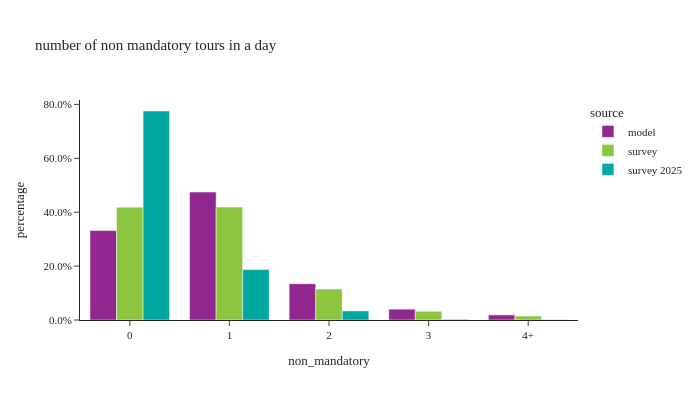

Notebook cell for this chart:
### Code cell
util.plot_share_barchart(per_data, 'person_weight', 'non_mandatory', 
                        "number of non mandatory tours in a day", height=400, width=700)

### Figure 1 — Plotly figure (JSON) as saved in the notebook; plotly's stock layout.template omitted (floating-point values rounded to 4 significant figures)
{"data": [{"alignmentgroup": "True", "customdata": [[1178517], [1686742], [478194], [142951], [67055]], "hovertemplate": "source=model<br>non_mandatory=%{x}<br>percentage=%{y}<br>sample_size=%{customdata[0]}<extra></extra>", "legendgroup": "model", "marker": {"color": "#91268F", "pattern": {"shape": ""}}, "name": "model", "offsetgroup": "model", "orientation": "v", "showlegend": true, "textposition": "auto", "type": "bar", "x": ["0", "1", "2", "3", "4+"], "xaxis": "x", "y": [0.3317, 0.4747, 0.1346, 0.04023, 0.01887], "yaxis": "y"}, {"alignmentgroup": "True", "customdata": [[1747], [2113], [671], [194], [81]], "hovertemplate": "source=survey<br>non_mandatory=%{x}<br>percentage=%{y}<br>sample_size=%{customdata[0]}<extra></extra>", "legendgroup": "survey", "marker": {"color": "#8CC63E", "pattern": {"shape": ""}}, "name": "survey", "offsetgroup": "survey", "orientation": "v", "showlegend": true, "textposition": "auto", "type": "bar", "x": ["0", "1", "2", "3", "4+"], "xaxis": "x", "y": [0.4187, 0.4189, 0.1151, 0.03252, 0.01483], "yaxis": "y"}, {"alignmentgroup": "True", "customdata": [[641], [222], [30], [4], [1]], "hovertemplate": "source=survey 2025<br>non_mandatory=%{x}<br>percentage=%{y}<br>sample_size=%{customdata[0]}<extra></extra>", "legendgroup": "survey 2025", "marker": {"color": "#00A7A0", "pattern": {"shape": ""}}, "name": "survey 2025", "offsetgroup": "survey 2025", "orientation": "v", "showlegend": true, "textposition": "auto", "type": "bar", "x": ["0", "1", "2", "3", "4+"], "xaxis": "x", "y": [0.7755, 0.187, 0.03392, 0.002493, 0.001141], "yaxis": "y"}], "layout": {"barmode": "group", "height": 400, "legend": {"title": {"text": "source"}, "tracegroupgap": 0}, "title": {"text": "number of non mandatory tours in a day"}, "width": 700, "xaxis": {"anchor": "y", "domain": [0.0, 1.0], "title": {"text": "non_mandatory"}}, "yaxis": {"anchor": "x", "domain": [0.0, 1.0], "tickformat": ".1%", "title": {"text": "percentage"}}}}
